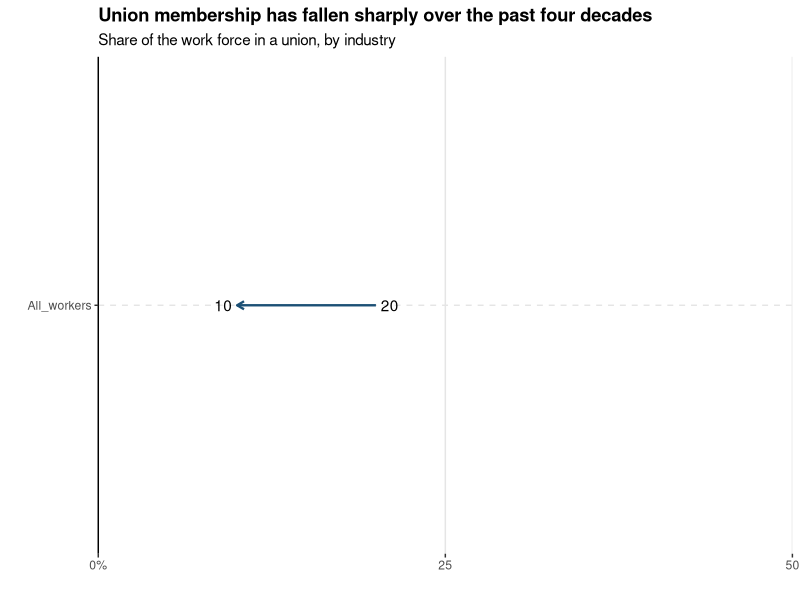
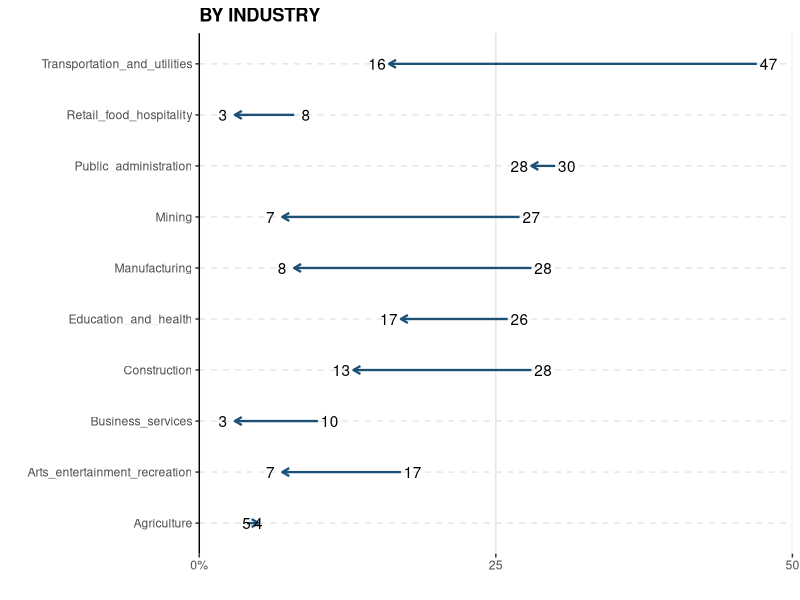
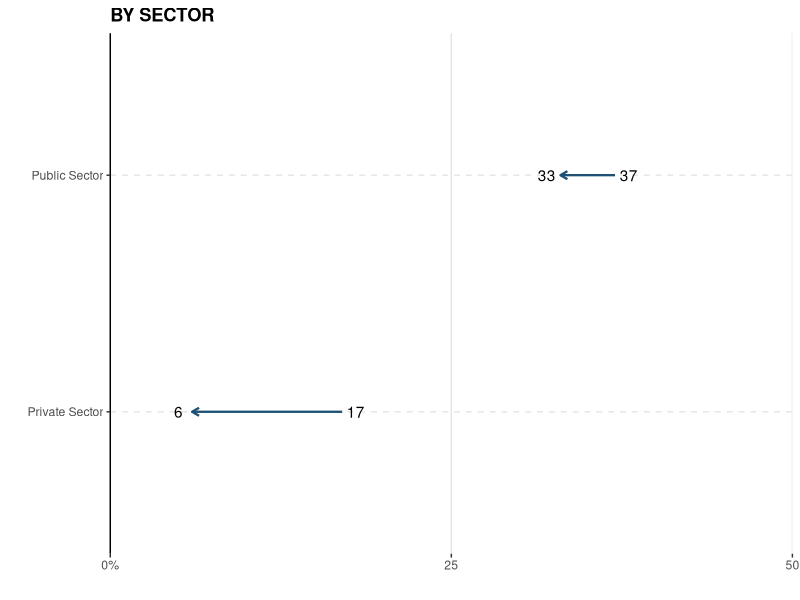

Here is the R script that generated these plots, in order:
## ---- chunk 1
library(tidyverse)
Industry <- read.csv('Data/Data/Industry.csv')
RecSector <- read.csv('Data/Data/RecSector.csv')
AllWorkers <- read.csv('Data/Data/AllWorkers.csv')
## ---- chunk 2
# Code for generating the data (if using the tibble() approach)
## ---- chunk 3
# Code for recreating the visualization
AllPlot <- ggplot(data = AllWorkers)+
  geom_hline(aes(yintercept = All), color = "grey90", linetype = "dashed")+
  geom_vline(xintercept = c(25, 50), color= "grey90" )+
  geom_segment(aes(x = Union_mem_1983, y = All, xend = Union_mem_2022, yend = All), arrow = arrow(length = unit(0.08, "inches")), color = "#1C5075", lwd = 0.8) +
  geom_text(aes(label = Union_mem_1983, x = Union_mem_1983 + 1, y = All))+
  geom_text(aes(label = Union_mem_2022, x = Union_mem_2022 - 1, y = All))+
  scale_x_continuous(breaks = c(0, 25, 50), limits = c(0,50), expand = expansion(0), labels = c("0%", 25, 50))+
  theme_classic()+   
  theme(axis.line.x = element_blank(), plot.title = element_text(face = "bold"))+
  labs(x = '', y = '', title = "Union membership has fallen sharply over the past four decades", subtitle = "Share of the work force in a union, by industry")
## ---- chunk 4
IndustryPlot <- ggplot(data = Industry)+
  geom_hline(aes(yintercept = Industry), color = "grey90", linetype = "dashed")+
  geom_vline(xintercept = c(25, 50), color= "grey90" ) +
  geom_segment(aes(x = Union_mem_1983, y = Industry, xend = Union_mem_2022, yend = Industry), arrow = arrow(length = unit(0.08, "inches")), color = "#1C5075", lwd = 0.8) +
  geom_text(aes(label = Union_mem_1983, x = Union_mem_1983 + 1, y = Industry)) +
  geom_text(aes(label = Union_mem_2022, x = Union_mem_2022 - 1, y = Industry)) +
  scale_x_continuous(breaks = c(0, 25, 50), limits = c(0,50), expand = expansion(0), labels = c("0%", 25, 50)) +
  theme_classic() +   
  theme(axis.line.x = element_blank(), plot.title = element_text(face = "bold")) +
  labs(x = '', y = '', title = "BY INDUSTRY")
## ---- chunk 5
RecPlot <- ggplot(data = RecSector)+
  geom_hline(aes(yintercept = Sector), color = "grey90", linetype = "dashed")+
  geom_vline(xintercept = c(25, 50), color= "grey90" )+
  geom_segment(aes(x = Union_mem_1983, y = Sector, xend = Union_mem_2022, yend = Sector), arrow = arrow(length = unit(0.08, "inches")), color = "#1C5075", lwd = 0.8) +
  geom_text(aes(label = Union_mem_1983, x = Union_mem_1983 + 1, y = Sector))+
  geom_text(aes(label = Union_mem_2022, x = Union_mem_2022 - 1, y = Sector))+
  scale_x_continuous(breaks = c(0, 25, 50), limits = c(0,50), expand = expansion(0), labels = c("0%", 25, 50))+
  theme_classic()+   
  theme(axis.line.x = element_blank(), plot.title = element_text(face = "bold"))+
  labs(x = '', y = '', title = "BY SECTOR")
## ---- chunk 6

